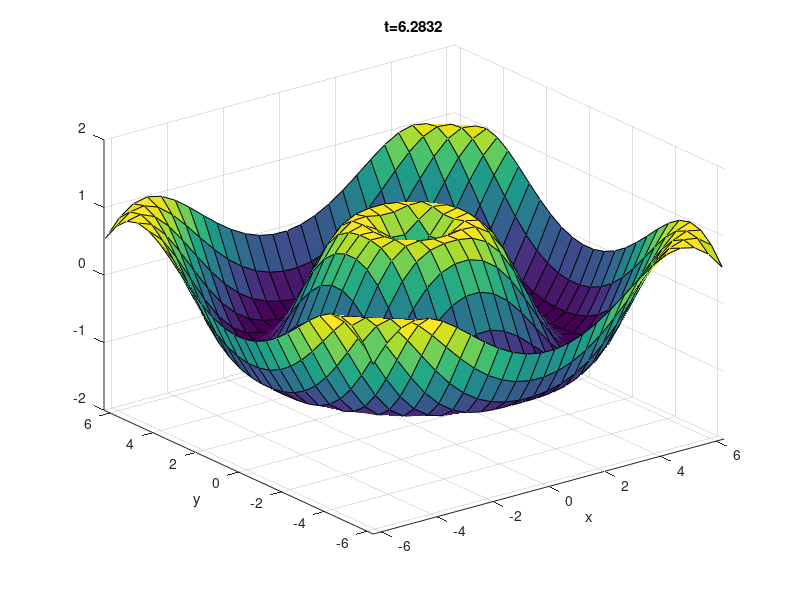

Here is the MATLAB script that generated this plot:
f =@(x,y,t) sin(sqrt(x.^2+y.^2)-2*t);
[x,y] = meshgrid(-2*pi:0.5:2*pi); % con un solo argomento la discretizzazione
                                  % e' uguale per x e y
nframes = 50; % n istanti temporali
tt = linspace(0,2*pi,nframes); %discretizzazione del tempo
figure(1); clf;

for n = 1:nframes % indice del tempo
  t = tt(n); % tempo
  z = f(x,y,t);
  s = surf(x,y,z);
  axis([-2*pi,2*pi,-2*pi,2*pi,-2,2]); % fisso il box grafico
  xlabel('x');
  ylabel('y');
  title(['t=',num2str(t)]);
  Mv(n)=getframe;
  pause(0.01);
end

movie(Mv,4);